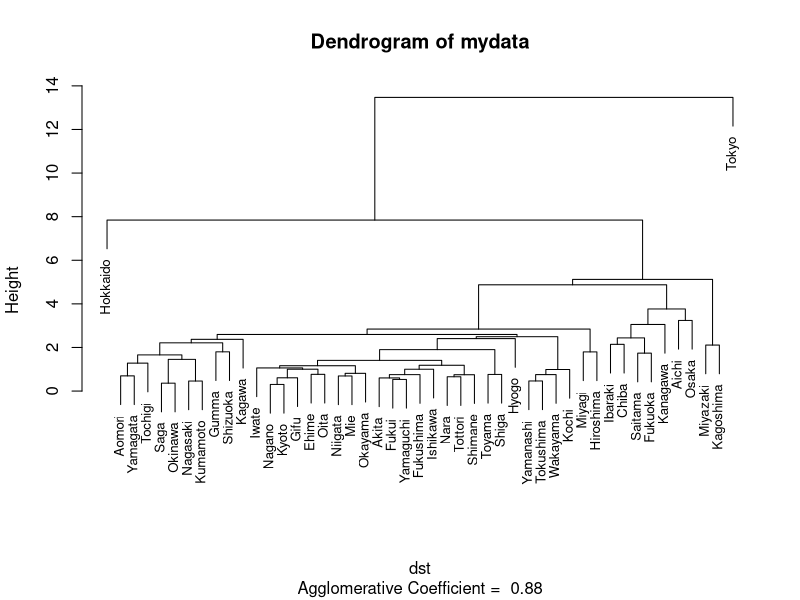
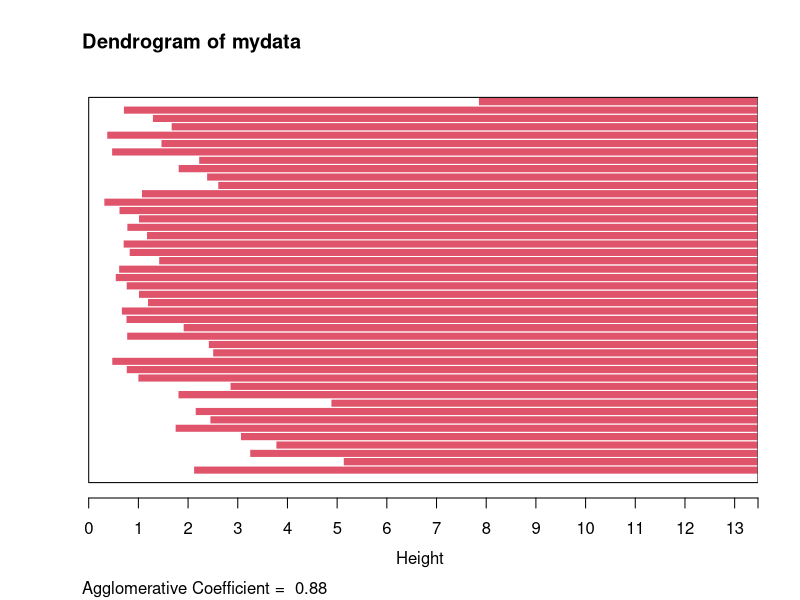

These figures' R source, in order: (Note: this script raises an error after producing the figures.)
### クラスタ分析の評価の例

### 総務省統計局の統計データによる例
## データの読み込み
mydata <- read.csv(file="japan-living.csv",
                   fileEncoding="utf8",
                   row.names=1,
                   header=TRUE) 
## cluster package の関数を利用する
require(cluster)
## 距離計算 (cluster package の距離を利用)
dst <- daisy(mydata,stand=TRUE) # ユークリッド距離，標準化
## その他の距離の計算方法の例
## dst <- daisy(mydata) # ユークリッド距離，標準化なし 
## dst <- daisy(mydata,method="manhattan",stand=TRUE) # マンハッタン
## dst <- daisy(mydata,method="gower") # 数値でない変数用

## 階層的クラスタリング
hclst <- agnes(dst) # 分割的方法を用いるdianaという関数もある
plot(hclst, which.plot=2, cex=0.8, # dendrogram
     main="Dendrogram of mydata")
plot(hclst, which.plot=1, # banner plot
     main="Dendrogram of mydata")

## 非階層的クラスタリング (クラスタ数を指定する)
nhclst <- pam(dst,k=3) # claraという関数もある
## nhclst <- clara(mydata,k=3) # claraは大規模なデータフレームを対象
## summary(nhclst) # 結果の詳細が表示される
plot(nhclst, which.plot=1, # scatter plot
     main="Clustering mydata")
plot(nhclst, which.plot=2, # silhouette plot
     main="Clustering mydata")

## さまざまなクラスタ数で平均シルエット係数を確認
summary(pam(dst,k=3))$silinfo$avg.width
summary(pam(dst,k=4))$silinfo$avg.width
summary(pam(dst,k=5))$silinfo$avg.width
summary(pam(dst,k=6))$silinfo$avg.width
## k=4が良さそう
nhclst <- pam(dst,k=4)
plot(nhclst, which.plot=1, labels=2)
plot(nhclst, which.plot=2)
